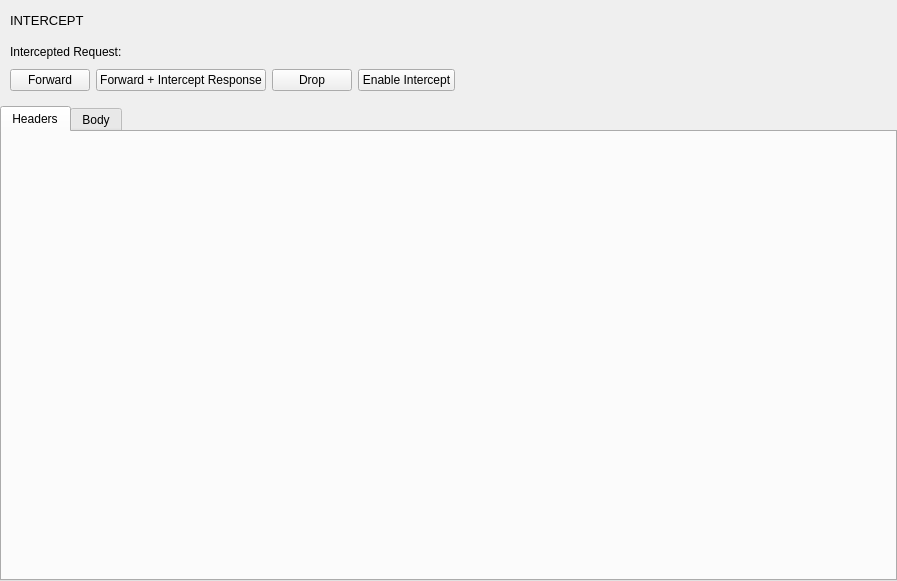
<?xml version="1.0" encoding="UTF-8"?>
<ui version="4.0">
 <class>InterceptPage</class>
 <widget class="QWidget" name="InterceptPage">
  <property name="geometry">
   <rect>
    <x>0</x>
    <y>0</y>
    <width>897</width>
    <height>581</height>
   </rect>
  </property>
  <property name="windowTitle">
   <string>Form</string>
  </property>
  <layout class="QVBoxLayout" name="verticalLayout">
   <property name="spacing">
    <number>0</number>
   </property>
   <property name="leftMargin">
    <number>0</number>
   </property>
   <property name="topMargin">
    <number>0</number>
   </property>
   <property name="rightMargin">
    <number>0</number>
   </property>
   <property name="bottomMargin">
    <number>0</number>
   </property>
   <item>
    <widget class="QWidget" name="pageToolbar" native="true">
     <property name="sizePolicy">
      <sizepolicy hsizetype="Preferred" vsizetype="Maximum">
       <horstretch>0</horstretch>
       <verstretch>0</verstretch>
      </sizepolicy>
     </property>
     <property name="maximumSize">
      <size>
       <width>16777215</width>
       <height>40</height>
      </size>
     </property>
     <layout class="QHBoxLayout" name="horizontalLayout">
      <property name="leftMargin">
       <number>10</number>
      </property>
      <property name="topMargin">
       <number>5</number>
      </property>
      <property name="rightMargin">
       <number>10</number>
      </property>
      <property name="bottomMargin">
       <number>5</number>
      </property>
      <item>
       <widget class="QLabel" name="label">
        <property name="font">
         <font>
          <pointsize>10</pointsize>
          <weight>50</weight>
          <bold>false</bold>
         </font>
        </property>
        <property name="text">
         <string>INTERCEPT</string>
        </property>
       </widget>
      </item>
      <item>
       <spacer name="horizontalSpacer">
        <property name="orientation">
         <enum>Qt::Horizontal</enum>
        </property>
        <property name="sizeType">
         <enum>QSizePolicy::Maximum</enum>
        </property>
        <property name="sizeHint" stdset="0">
         <size>
          <width>158</width>
          <height>40</height>
         </size>
        </property>
       </spacer>
      </item>
     </layout>
    </widget>
   </item>
   <item>
    <layout class="QVBoxLayout" name="interceptedRequestLayout">
     <item>
      <layout class="QVBoxLayout" name="verticalLayout_2">
       <property name="spacing">
        <number>10</number>
       </property>
       <property name="leftMargin">
        <number>10</number>
       </property>
       <property name="topMargin">
        <number>5</number>
       </property>
       <property name="rightMargin">
        <number>10</number>
       </property>
       <property name="bottomMargin">
        <number>15</number>
       </property>
       <item>
        <widget class="QLabel" name="interceptTitle">
         <property name="font">
          <font>
           <weight>50</weight>
           <bold>false</bold>
          </font>
         </property>
         <property name="text">
          <string>Intercepted Request:</string>
         </property>
        </widget>
       </item>
       <item>
        <layout class="QHBoxLayout" name="horizontalLayout2">
         <property name="spacing">
          <number>6</number>
         </property>
         <item>
          <widget class="QPushButton" name="forwardButton">
           <property name="cursor">
            <cursorShape>PointingHandCursor</cursorShape>
           </property>
           <property name="text">
            <string>Forward</string>
           </property>
          </widget>
         </item>
         <item>
          <widget class="QPushButton" name="forwardInterceptButton">
           <property name="cursor">
            <cursorShape>PointingHandCursor</cursorShape>
           </property>
           <property name="text">
            <string>Forward + Intercept Response</string>
           </property>
          </widget>
         </item>
         <item>
          <widget class="QPushButton" name="dropButton">
           <property name="cursor">
            <cursorShape>PointingHandCursor</cursorShape>
           </property>
           <property name="text">
            <string>Drop</string>
           </property>
          </widget>
         </item>
         <item>
          <widget class="QPushButton" name="enabledButton">
           <property name="cursor">
            <cursorShape>PointingHandCursor</cursorShape>
           </property>
           <property name="text">
            <string>Enable Intercept</string>
           </property>
          </widget>
         </item>
         <item>
          <spacer name="horizontalSpacer2">
           <property name="orientation">
            <enum>Qt::Horizontal</enum>
           </property>
           <property name="sizeHint" stdset="0">
            <size>
             <width>40</width>
             <height>20</height>
            </size>
           </property>
          </spacer>
         </item>
        </layout>
       </item>
      </layout>
     </item>
     <item>
      <widget class="QTabWidget" name="interceptTabs">
       <property name="sizePolicy">
        <sizepolicy hsizetype="Expanding" vsizetype="Expanding">
         <horstretch>0</horstretch>
         <verstretch>0</verstretch>
        </sizepolicy>
       </property>
       <property name="currentIndex">
        <number>0</number>
       </property>
       <widget class="QWidget" name="headersTab">
        <attribute name="title">
         <string>Headers</string>
        </attribute>
        <layout class="QVBoxLayout" name="verticalLayout_4">
         <property name="leftMargin">
          <number>0</number>
         </property>
         <property name="topMargin">
          <number>0</number>
         </property>
         <property name="rightMargin">
          <number>0</number>
         </property>
         <property name="bottomMargin">
          <number>0</number>
         </property>
         <item>
          <widget class="HeadersForm" name="headers" native="true"/>
         </item>
        </layout>
       </widget>
       <widget class="QWidget" name="bodyTab">
        <attribute name="title">
         <string>Body</string>
        </attribute>
        <layout class="QVBoxLayout" name="verticalLayout5">
         <property name="spacing">
          <number>0</number>
         </property>
         <property name="leftMargin">
          <number>0</number>
         </property>
         <property name="topMargin">
          <number>0</number>
         </property>
         <property name="rightMargin">
          <number>0</number>
         </property>
         <property name="bottomMargin">
          <number>0</number>
         </property>
         <item>
          <widget class="QPlainTextEdit" name="bodyText"/>
         </item>
        </layout>
       </widget>
      </widget>
     </item>
    </layout>
   </item>
  </layout>
 </widget>
 <customwidgets>
  <customwidget>
   <class>HeadersForm</class>
   <extends>QWidget</extends>
   <header>ui.widgets.shared.headers_form.h</header>
  </customwidget>
 </customwidgets>
 <resources/>
 <connections/>
</ui>
